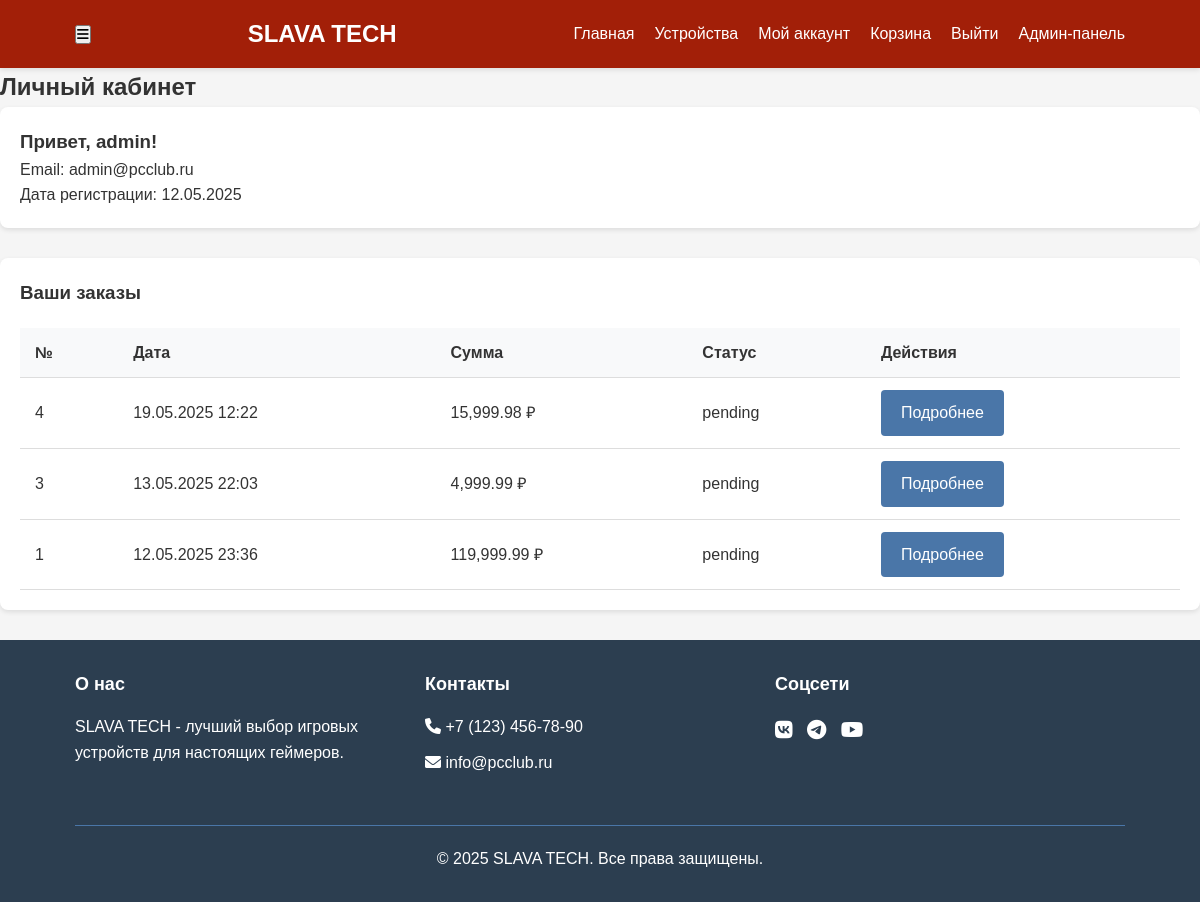
The app's page /account.php (signed in) with its own data.
### tables this page shows
CREATE TABLE `users` (
  `id` int(11) NOT NULL,
  `username` varchar(50) NOT NULL,
  `email` varchar(100) NOT NULL,
  `password` varchar(255) NOT NULL,
  `created_at` datetime DEFAULT current_timestamp(),
  `is_admin` tinyint(1) DEFAULT 0
);

CREATE TABLE `orders` (
  `id` int(11) NOT NULL,
  `user_id` int(11) DEFAULT NULL,
  `order_date` datetime DEFAULT current_timestamp(),
  `total_amount` decimal(10,2) DEFAULT NULL,
  `status` varchar(20) DEFAULT 'pending'
);

### account.php (the view, shortened to what this page needs)
<?php require_once 'includes/config.php'; ?>
<?php require_once 'includes/header.php'; ?>
<section class="account">
    <h2>Личный кабинет</h2>
    <div class="account-info">
        <h3>Привет, <?php echo htmlspecialchars($_SESSION['username']); ?>!</h3>
        <p>Email: <?php
            $stmt = $pdo->prepare("SELECT email FROM users WHERE id = ?");
            $stmt->execute([$_SESSION['user_id']]);
            $user = $stmt->fetch();
            echo htmlspecialchars($user['email']);
        ?></p>
        <p>Дата регистрации: <?php
            $stmt = $pdo->prepare("SELECT created_at FROM users WHERE id = ?");
            $stmt->execute([$_SESSION['user_id']]);
            $user = $stmt->fetch();
            echo date('d.m.Y', strtotime($user['created_at']));
        ?></p>
    </div>
    <div class="account-orders">
        <h3>Ваши заказы</h3>
        <?php
        $stmt = $pdo->prepare("
            SELECT o.id, o.order_date, o.total_amount, o.status
            FROM orders o
            WHERE o.user_id = ?
            ORDER BY o.order_date DESC
        ");
        $stmt->execute([$_SESSION['user_id']]);
        if ($stmt->rowCount() > 0) {
            echo '<table>';
            echo '<thead><tr><th>№</th><th>Дата</th><th>Сумма</th><th>Статус</th><th>Действия</th></tr></thead>';
            echo '<tbody>';
            while ($row = $stmt->fetch(PDO::FETCH_ASSOC)) {
                echo '<tr>';
                echo '<td>' . $row['id'] . '</td>';
                echo '<td>' . date('d.m.Y H:i', strtotime($row['order_date'])) . '</td>';
                echo '<td>' . number_format($row['total_amount'], 2) . ' ₽</td>';
                echo '<td>' . htmlspecialchars($row['status']) . '</td>';
                echo '<td><a href="order.php?id=' . $row['id'] . '" class="btn">Подробнее</a></td>';
                echo '</tr>';
            }
            echo '</tbody></table>';
        } else {
            echo '<p>У вас пока нет заказов.</p>';
            echo '<a href="products.php" class="btn">Перейти к покупкам</a>';
        }
        ?>
    </div>
</section>
<?php require_once 'includes/footer.php'; ?>

### assets/css/style.css (style rules this page uses)
* { margin: 0; padding: 0; box-sizing: border-box; font-family: 'Arial', sans-serif; }
body { background-color: #f5f5f5; color: #333; line-height: 1.6; }
a { text-decoration: none; color: inherit; }
.btn { display: inline-block; padding: 10px 20px; background-color: #4a76a8; color: white; border: none; border-radius: 4px; cursor: pointer; transition: background-color 0.3s; }
.account-info { background: white; padding: 20px; border-radius: 8px; box-shadow: 0 2px 5px rgba(0,0,0,0.1); margin-bottom: 30px; }
.account-orders { background: white; padding: 20px; border-radius: 8px; box-shadow: 0 2px 5px rgba(0,0,0,0.1); }
table { width: 100%; border-collapse: collapse; margin-top: 20px; }
th, td { padding: 12px 15px; text-align: left; border-bottom: 1px solid #ddd; }
th { background-color: #f8f9fa; font-weight: bold; }

### records on screen
users: email "admin@pcclub.ru", created_at "12.05.2025"
orders: id "4", order_date "19.05.2025 12:22", total_amount "15,999.98", status "pending"
orders: id "3", order_date "13.05.2025 22:03", total_amount "4,999.99", status "pending"
orders: id "1", order_date "12.05.2025 23:36", total_amount "119,999.99", status "pending"

### other values on screen
$_SESSION['username'] "admin"
